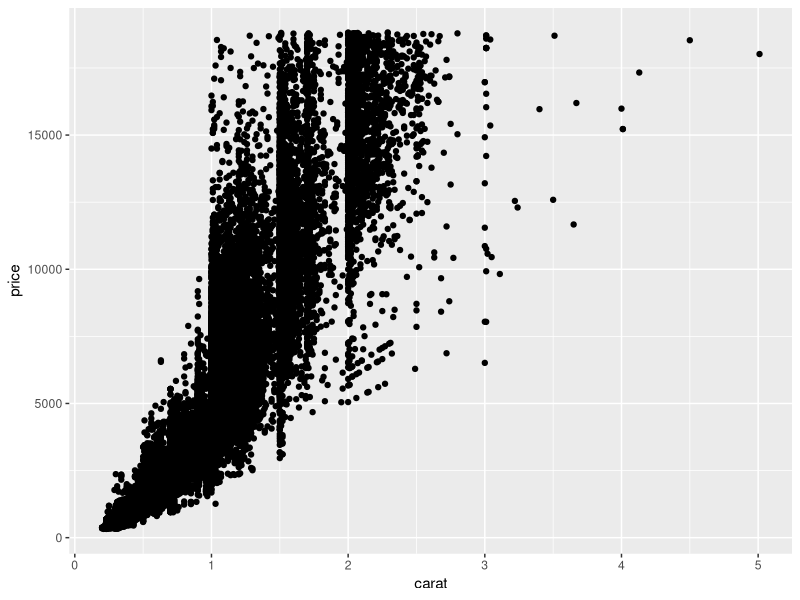
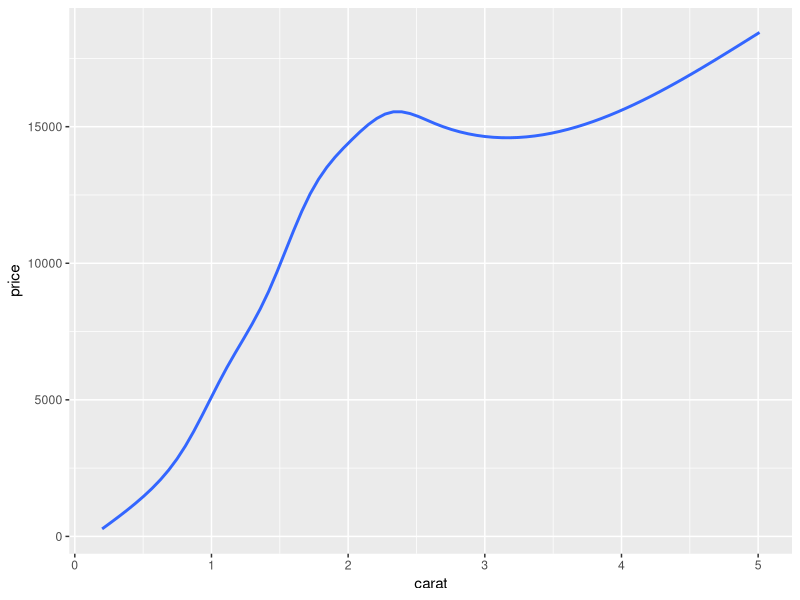
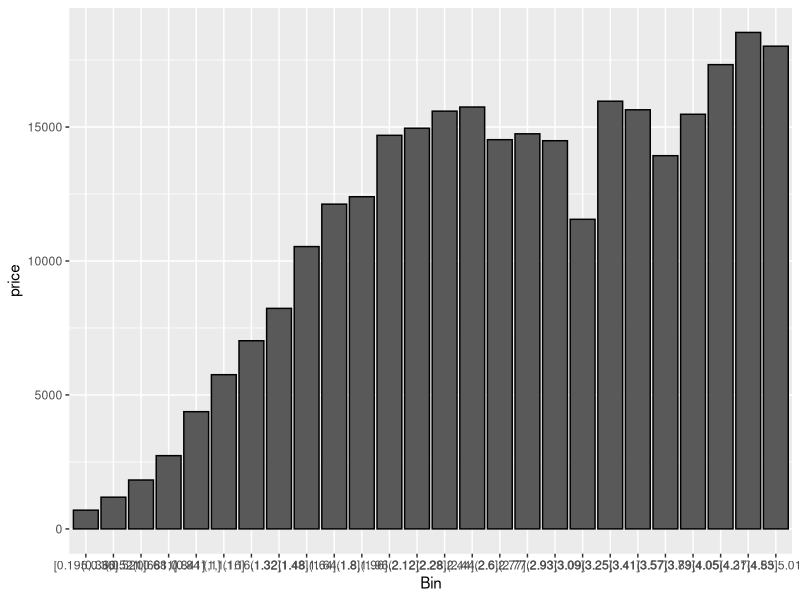
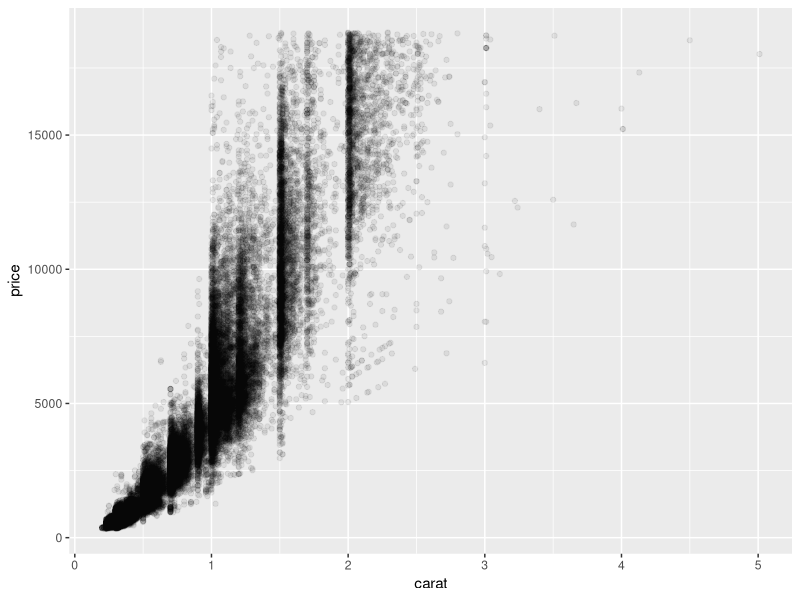
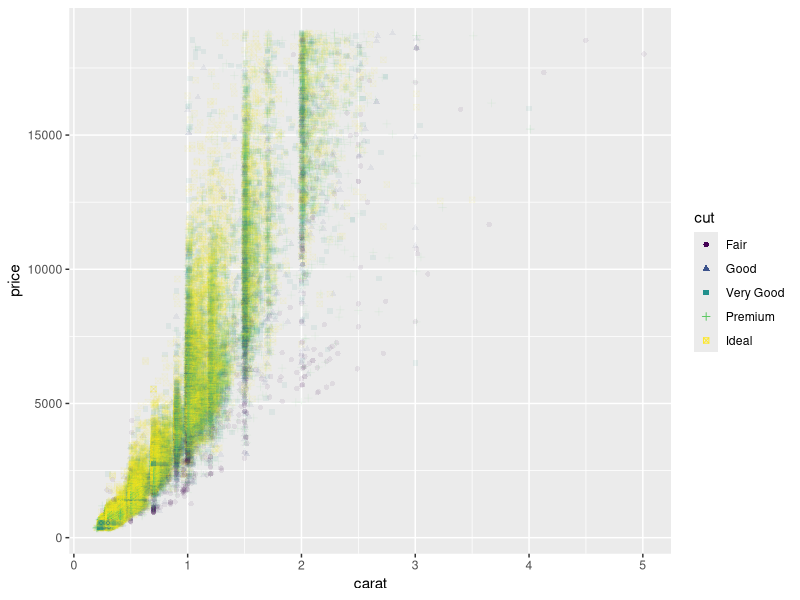
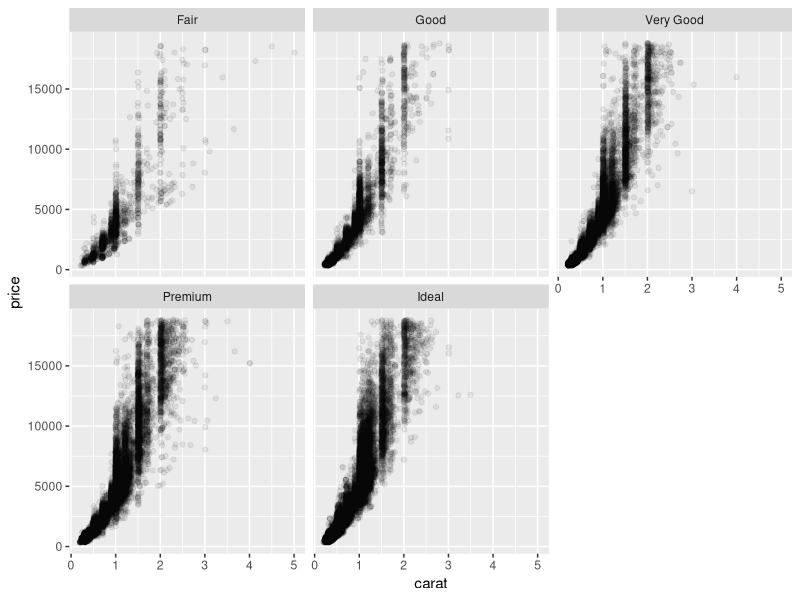
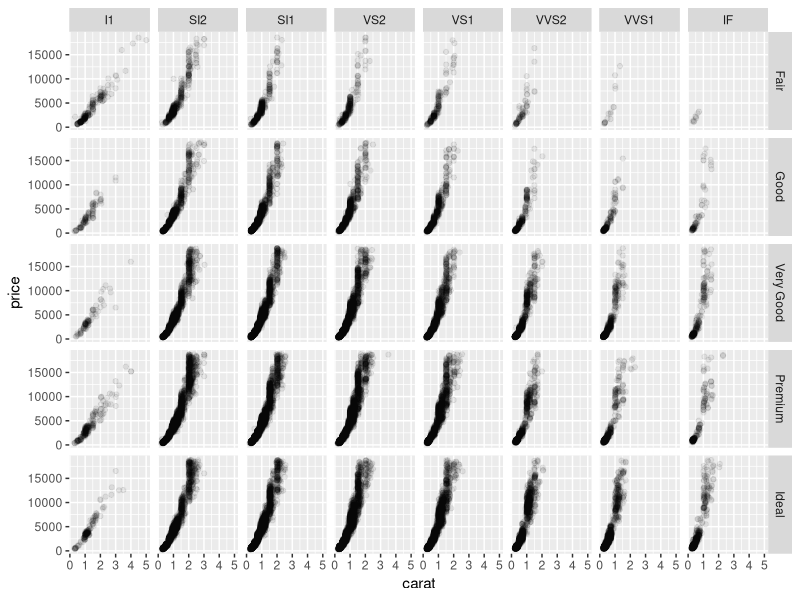
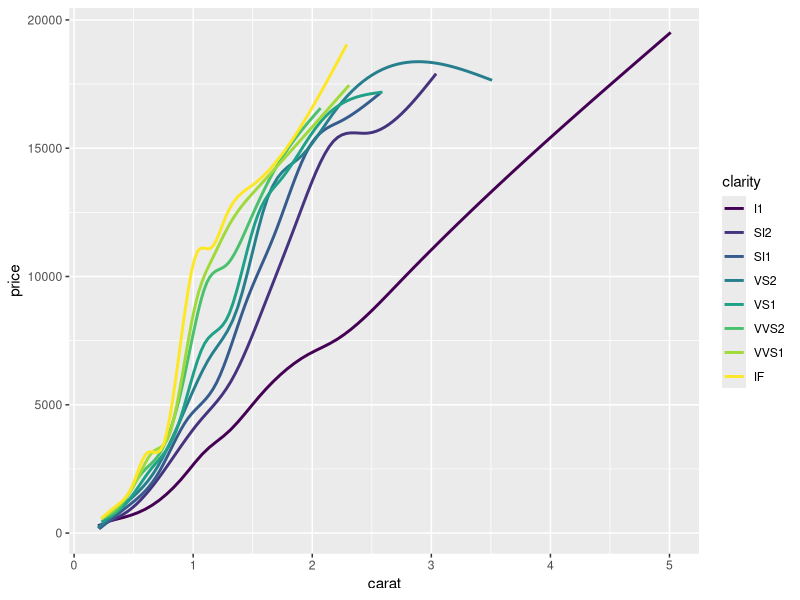

Reproduce these figures in R, in order.
## ---- chunk 1
knitr::opts_chunk$set(warning = F, message = F)
library(ggplot2)
ggplot(diamonds, aes(carat, price)) + 
  geom_point()
## ---- chunk 2
library(dplyr)
diamonds %>%
  ggplot(aes(carat, price)) + 
  geom_smooth(se = F)
## ---- chunk 3
diamonds2 <- diamonds
diamonds2$Bin <- cut(diamonds$carat, 30, include.lowest = T)

diamonds2 %>%
  group_by(Bin) %>%
  summarise(price = mean(price)) %>%
  ggplot(aes(Bin, price)) + 
  geom_col(color = "black")
## ---- chunk 4
diamonds %>%
  ggplot(aes(carat, price)) + 
  geom_point(alpha = 0.07)
## ---- chunk 5
diamonds %>%
  ggplot(aes(carat, price, color = cut, shape = cut)) + 
  geom_point(alpha = 0.07) + 
  guides(color = guide_legend(override.aes = list(alpha = 1)))
## ---- chunk 6
diamonds %>%
  ggplot(aes(carat, price)) + 
  geom_point(alpha = 0.07) + 
  facet_wrap(~ cut)
## ---- chunk 7
diamonds %>%
  ggplot(aes(carat, price)) + 
  geom_point(alpha = 0.07) + 
  facet_grid(cut ~ clarity)
## ---- chunk 8
ggplot(diamonds, aes(carat, price, color = clarity)) + 
  geom_smooth(se = F)
## ---- chunk 9
ggplot(diamonds, aes(carat, price)) + 
  geom_smooth(se = F) + 
  facet_wrap(~ clarity)
## ---- chunk 10
Orange %>%
  as_tibble() %>%
  ggplot(aes(age, circumference)) + 
  geom_point() + 
  geom_smooth(aes(group = Tree), se = F, color = "lightgrey", formula = "y ~ poly(x, 3)", method = "lm") + 
  geom_smooth(se = F, color = "red", formula = "y ~ poly(x, 3)", method = "lm") +
  scale_x_continuous(labels = c("Growth increases as\nleaf area outpaces biomass", 
                                "Biomass catches up,\nslowing growth", 
                                "Biomass growth \noutpaces leaf area", 
                                "I cut them down\nwith a saw"),
                     breaks = c(400, 800, 1200, 1550)) + 
  theme_classic() + 
  labs(x = "Age",
       y = "Circumference (mm)",
       title = "Orange tree growth tapers by year 4",
       subtitle = "Biomass increases more rapidly than leaf area, slowing rate of growth once tree reaches 15cm",
       caption = "Data from Draper and Smith, 1998\nRed line represents mean growth curve, grey lines growth curves for individual trees.")
## ---- chunk 11
library(lubridate)

data <- read.csv("data/fred-data.csv")
data$date <- ymd(data$date)

## Time series
data$SP500 <- ts(data$SP500, frequency = 52, start=c(2009, 03, 11))
data$BOGMBASEW <- ts(data$BOGMBASEW, frequency = 52, start=c(2009, 03, 11))

### Quick convenience function, as we're goingn to make this plot four
### times.
two.y <- function(x, y1, y2,
                  y1.lim = range(y1),
                  y2.lim = range(y2),
                  y2.lab = "Billions of Dollars",
                  ttxt = NULL,
                  ...) {

    ## y1.lim <- range(y1)
    ## y2.lim <- range(y2)
    y1.lo <- y1.lim[1]
    y1.hi <- y1.lim[2]
    y2.lo <- y2.lim[1]
    y2.hi <- y2.lim[2]

    par(mar=c(5,4,4,5)+.1)
    plot(x, y1,
         type="l",
         col="deepskyblue4",
         xlab="Date",
         ylab="Index",
         ylim=c(y1.lo-100, y1.hi+100))

    par(new=TRUE)

    plot(x, y2, type="l",
         col="firebrick",
         xaxt="n",
         yaxt="n",
         xlab="",
         ylab="",
         ylim=c(y2.lo, y2.hi))
    title(main = ttxt)

    axis(4)

    mtext(y2.lab, side=4, line=3)
    legend("topleft",
           col=c("deepskyblue4","firebrick"),
           bty="n", lty=1,
           legend=c("S&P 500", "Money Supply"))


}

par(mar=c(0,0,0,0)+.1)
par(mfrow = c(2,2))
## 1. Base plot
two.y(x=data$date,
      y1=data$SP500,
      y2=data$BOGMBASEW/1000,
      ttxt = "Original")

## 2. Change an axis
two.y(x=data$date,
      y1=data$SP500,
      y2=data$BOGMBASEW/1000,
      y1.lim = c(696, 2126),
      y2.lim = c(0, 5000),
      ttxt = "Start y2 at zero")


## 3. Change y1 axis limits
two.y(x=data$date,
      y1=data$SP500,
      y2=data$BOGMBASEW/1000,
      y1.lim = c(0, 4000),
      ttxt = "Start y1 at zero, max both at max y2")


## 4. Put them both on the same axis
## (kind of a degenerate case)
two.y(x=data$date,
      y1=data$SP500,
      y2=data$BOGMBASEW,
      y1.lim = c(0, max(data$BOGMBASEW + 1000)),
      y2.lim = c(0, max(data$BOGMBASEW + 1000)),
      y2.lab = "Millions of Dollars",
      ttxt = "Both on the same scale")
## ---- chunk 12
ggplot(diamonds, aes(carat, price)) +
  geom_point()
## ---- chunk 13
ggplot(diamonds, aes(carat, price)) +
  geom_point() + 
  scale_y_log10() +
  scale_x_log10() 
